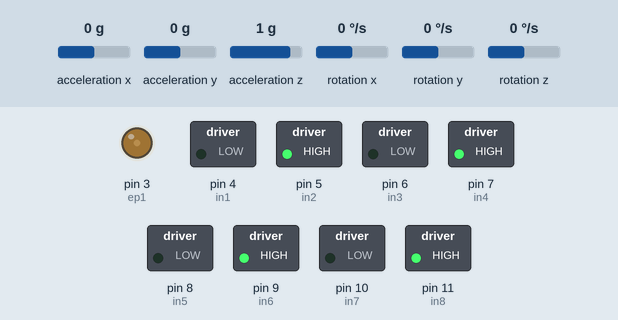
The sketch below on a simulated Arduino Uno, built with avr-gcc and run on an emulated ATmega328P. Shown: switched loads named in the sketch (green lamp = pin HIGH), output pins drawn as LEDs (lit = HIGH). The test bench sets the inputs (shaded band); at power-on: rotation z 0 °/s, acceleration x 0 g, acceleration y 0 g, acceleration z 1 g, rotation x 0 °/s, rotation y 0 °/s. What the sketch prints to the serial monitor is not drawn.

Above: at 3.2 s.
3.3 s: rotation z set to -192 °/s
At 4.4 s:
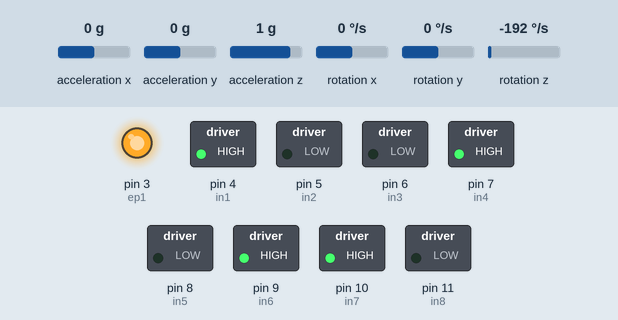
4.9 s: rotation z set to 100 °/s
7.9 s: rotation z set to 0 °/s
At 7.9 s:
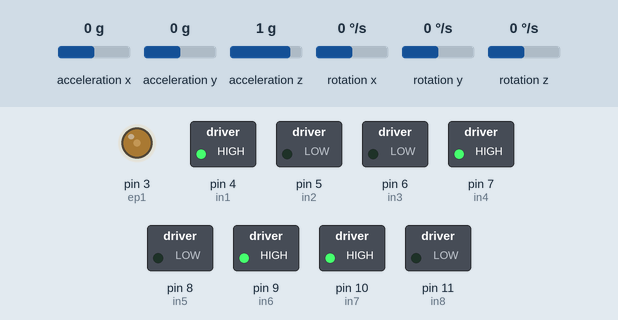
9.4 s: rotation z set to 192 °/s
At 10.4 s:
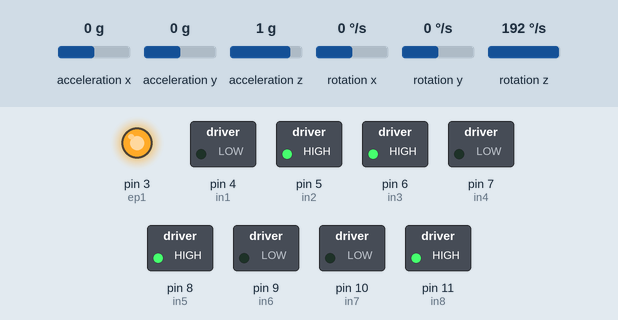
11.0 s: rotation z set to -100 °/s
14.0 s: rotation z set to 14 °/s
At 16.6 s:
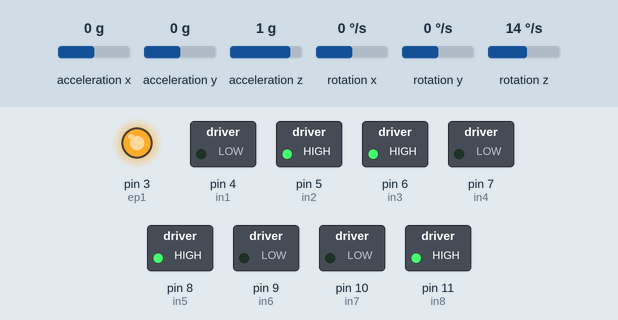
Timing chart, 0 to 18.0 s (numbered marks = the images above; inputs shaded):
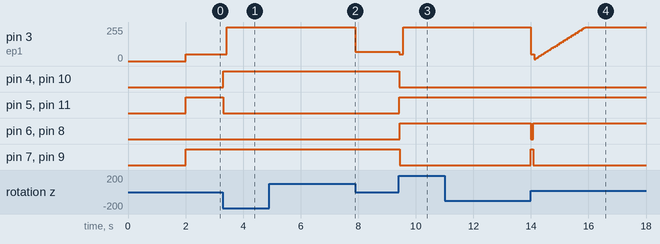

Measured:
- after the input at 3.3 s, pin 3 (ep1): 50/255 → 255/255 after 0.14 s; pin 4 (in1), pin 10 (in7): LOW → HIGH at once; pin 5 (in2), pin 11 (in8): HIGH → LOW at once
- after the input at 4.9 s, pin 3 (ep1): 255/255 → 70/255 after 3.0 s
- after the input at 7.9 s, pin 3 (ep1): stays 70/255 (without the input it goes to 50/255 after 0.06 s); pin 4 (in1): stays HIGH (without the input it goes to LOW after 0.06 s)
- after the input at 9.4 s, pin 3 (ep1): 70/255 → 50/255 at once, → 255/255 0.14 s later; pin 4 (in1), pin 7 (in4), pin 9 (in6), pin 10 (in7): HIGH → LOW at once; pin 5 (in2), pin 6 (in3), pin 8 (in5), pin 11 (in8): LOW → HIGH at once
- after the input at 11.0 s, pin 3 (ep1): 255/255 → 50/255 after 3.0 s; pin 6 (in3), pin 8 (in5): HIGH → LOW after 3.0 s; pin 7 (in4), pin 9 (in6): LOW → HIGH after 3.0 s
- after the input at 14.0 s, pin 4 (in1), pin 10 (in7): stays LOW (without the input it goes to HIGH after 0.01 s); pin 5 (in2), pin 11 (in8): stays HIGH (without the input it goes to LOW after 0.01 s); pin 6 (in3), pin 8 (in5): LOW → HIGH after 0.09 s; pin 7 (in4), pin 9 (in6): HIGH → LOW after 0.09 s

The sketch:

MAINTAINANGLE.ino
```cpp
#include "Wire.h"
#include <MPU6050_light.h>

MPU6050 mpu(Wire);
unsigned long timer = 0;

int in1=4;//MOTOR 4
int in2=5;//MOTOR 4
int in3=6;//MOTOR 3
int in4=7;//MOTOR 3
int in5=8;//MOTOR 2
int in6=9;//MOTOR 2
int in7=10;//MOTOR 1
int in8=11;//MOTOR  1
int ep1 = 3;//motor1

float anglerequired = 0;
float anglecurrent = 0;
void Forward();
void Backward();
void Right();
void Left();
void Stop();

int distance[10]    = {5000,  5000, 5000, 5000,   5000,5000,5000,5000,5000,5000};
int orientation[10] = {   0,    90,  180,  270, 360,0,0,0,0,0};
int speed = 50;

void setup()
{
  Serial.begin(2000000);
  Wire.begin();

  byte status = mpu.begin();
  Serial.print(F("MPU6050 status: "));
  Serial.println(status);
  while(status!=0){ }

  Serial.println(F("Calculating offsets, do not move MPU6050"));
  delay(1000);
  mpu.calcOffsets();
  Serial.println("Sensor Init Done!\n");

  pinMode(in1, OUTPUT);
  pinMode(in2, OUTPUT);
  pinMode(in3, OUTPUT);
  pinMode(in4, OUTPUT);
  pinMode(in5, OUTPUT);
  pinMode(in6, OUTPUT);
  pinMode(in7, OUTPUT);
  pinMode(in8, OUTPUT);
/*
  for(int i=0;i<10;i++)
  {
    Serial.println("Go");
    anglerequired = orientation[i];
    for(int travel = 0;travel < distance[i];)
    {
      mpu.update();
      anglecurrent = mpu.getAngleZ();
      float error = (anglerequired - anglecurrent);
      float errormod = error*10;
      if(errormod < 0)errormod = -errormod;
      if(errormod > 255)errormod = 255;

      if((error < 3 && (error > -3)){Forward(); analogWrite(ep1,speed);travel++;}
      else if(error < 0){Right(); analogWrite(ep1,errormod);}
      else if(error > 0){Left();analogWrite(ep1,errormod);}

      Serial.println(error);
    }
    Serial.println("Done");
  }*/
}

void loop()
{

   for(int i=0;i<10;i++)
  {
    Serial.println("Go");
    anglerequired = orientation[i];
    for(int travel = 0;travel < distance[i];)
    {
      mpu.update();
      anglecurrent = mpu.getAngleZ();
      float error = (anglerequired - anglecurrent);
      float errormod = error*10;
      if(errormod < 0)errormod = -errormod;
      if(errormod > 255)errormod = 255;

      if((error < 1) && (error > -1)){Forward(); analogWrite(ep1,speed);travel++;}
      else if(error < 0){Right(); analogWrite(ep1,errormod);}
      else if(error > 0){Left();analogWrite(ep1,errormod);}

      Serial.println(error);
    }
    Serial.println("Done");
  }
}

void Forward()
{
  digitalWrite(in1,LOW);
  digitalWrite(in2,HIGH);
  digitalWrite(in3,LOW);
  digitalWrite(in4,HIGH);
  digitalWrite(in5,LOW);
  digitalWrite(in6,HIGH);
  digitalWrite(in7,LOW);
  digitalWrite(in8,HIGH);
}
void Backward()
{
  digitalWrite(in1,HIGH);
  digitalWrite(in2,LOW);
  digitalWrite(in3,HIGH);
  digitalWrite(in4,LOW);
  digitalWrite(in5,HIGH);
  digitalWrite(in6,LOW);
  digitalWrite(in7,HIGH);
  digitalWrite(in8,LOW);
}
void Right()
{
  digitalWrite(in1,LOW);
  digitalWrite(in2,HIGH);
  digitalWrite(in3,HIGH);
  digitalWrite(in4,LOW);
  digitalWrite(in5,HIGH);
  digitalWrite(in6,LOW);
  digitalWrite(in7,LOW);
  digitalWrite(in8,HIGH);
}
void Left()
{
  digitalWrite(in1,HIGH);
  digitalWrite(in2,LOW);
  digitalWrite(in3,LOW);
  digitalWrite(in4,HIGH);
  digitalWrite(in5,LOW);
  digitalWrite(in6,HIGH);
  digitalWrite(in7,HIGH);
  digitalWrite(in8,LOW);
}
void Stop()
{
  digitalWrite(in1,LOW);
  digitalWrite(in2,LOW);
  digitalWrite(in3,LOW);
  digitalWrite(in4,LOW);
  digitalWrite(in5,LOW);
  digitalWrite(in6,LOW);
  digitalWrite(in7,LOW);
  digitalWrite(in8,LOW);
}
```
